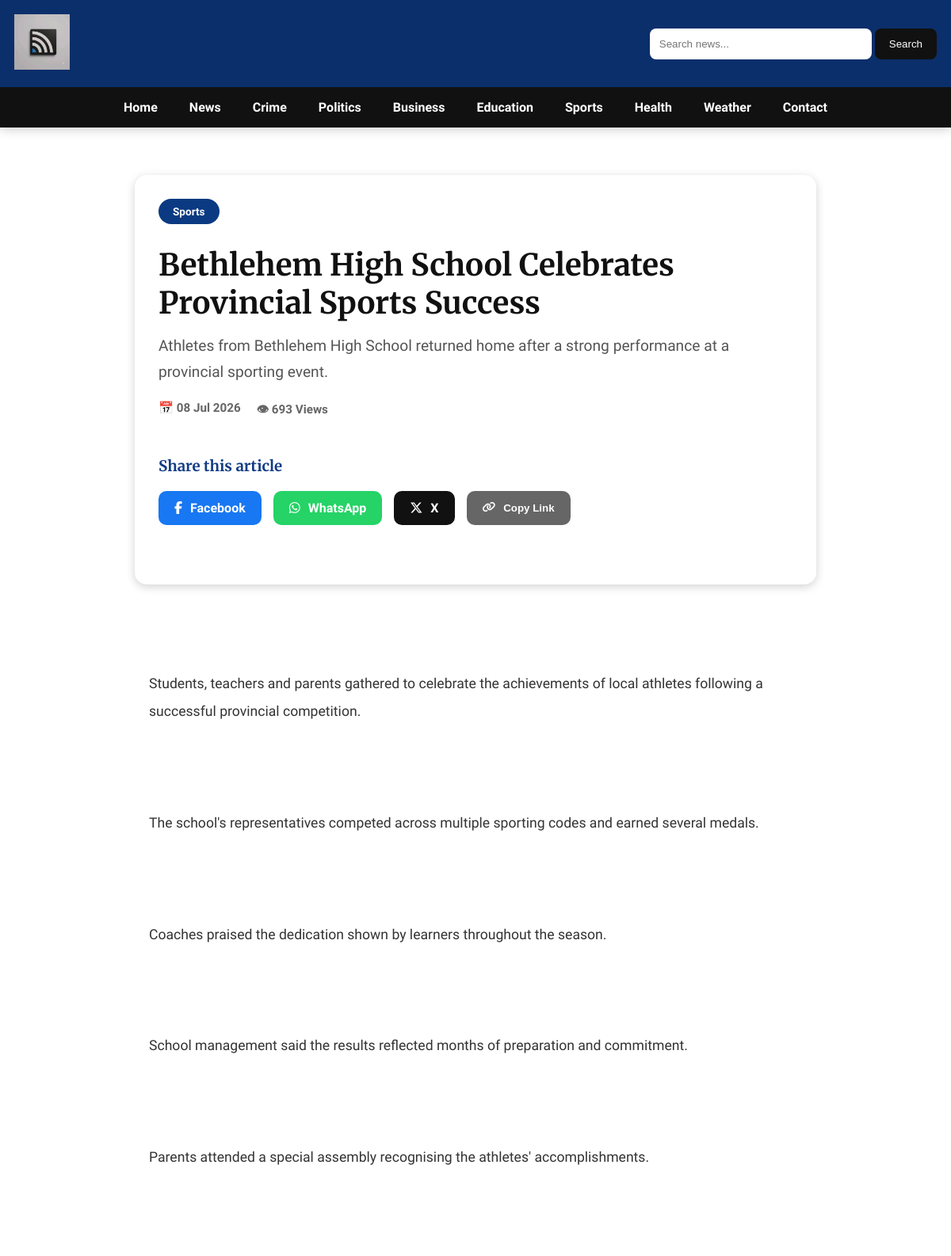
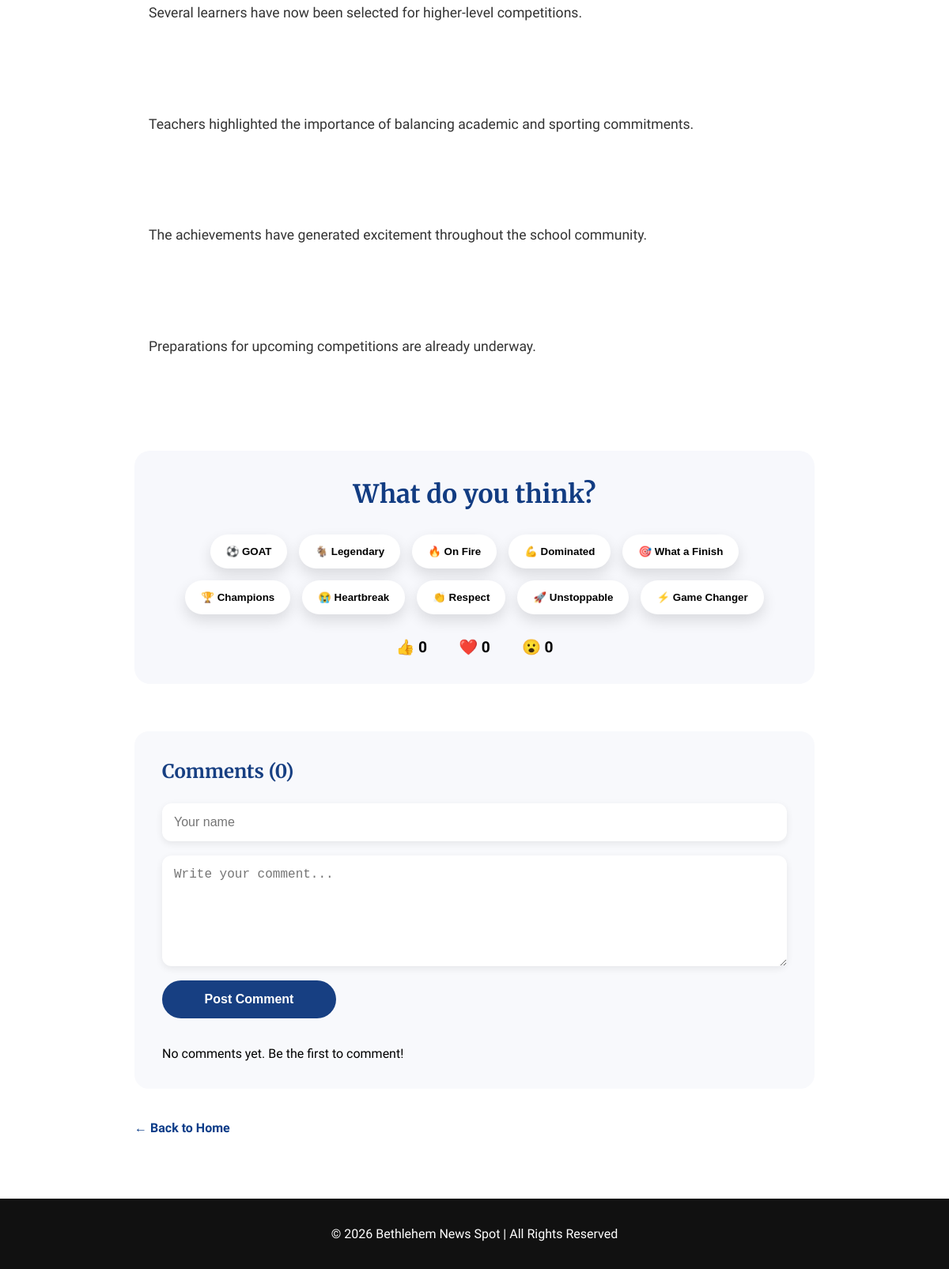
Page /article/5 on the committed database (2 pictures, top to bottom).
### models/article.py (models this page shows)
class Article(db.Model):
    __tablename__ = "articles"
    id = db.Column(db.Integer, primary_key=True)
    title = db.Column(db.String(200), nullable=False)
    summary = db.Column(db.String(500), nullable=False)
    content = db.Column(db.Text, nullable=False)
    category = db.Column(db.String(100), nullable=False)
    author = db.Column(db.String(100), nullable=False)
    image = db.Column(db.String(255))
    published = db.Column(
    db.Boolean,
    default=False
)
    breaking = db.Column(db.Boolean, default=False)
    featured = db.Column(db.Boolean, default=False)
    views = db.Column(db.Integer, default=0)
    likes = db.Column(db.Integer, default=0)
    loves = db.Column(db.Integer, default=0)
    wows = db.Column(db.Integer, default=0)
    created_at = db.Column(db.DateTime, default=datetime.utcnow)

### routes/articles.py (the view)
@articles_bp.route("/article/<int:article_id>")
def article(article_id):
    article = get_article_by_id(article_id)
    if article is None:
        abort(404)
    increase_views(article)
    related_articles = get_related_articles(article)
    comments = get_comments_for_article(article.id)
    reactions = get_reactions(article.category)
    return render_template(
        "article.html",
        article=article,
        related_articles=related_articles,
        comments=comments,
        reactions=reactions,
    )

### services/article_service.py (called while the page is built)
def get_article_by_id(article_id):
    return db.session.get(Article, article_id)

def increase_views(article):
    article.views += 1
    db.session.commit()

def get_related_articles(article, limit=3):
    return (
        Article.query
        .filter(
            Article.category == article.category,
            Article.id != article.id
        )
        .limit(limit)
        .all()
    )

### services/comment_service.py (called while the page is built)
def get_comments_for_article(article_id):
    return (
        Comment.query
        .filter_by(article_id=article_id)
        .order_by(Comment.created_at.desc())
        .all()
    )

### services/reaction_service.py (called while the page is built)
def get_reactions(category):
    return REACTIONS.get(
        category,
        REACTIONS["default"]
    )

### templates/article.html (shortened to what this page needs)
{% extends "base.html" %}
{% block content %}
<article class="article-page">
    <header class="article-header">
    <span class="news-category">
        {{ article.category }}
    </span>
    <h1 class="article-title">
        {{ article.title }}
    </h1>
    <p class="article-summary">
        {{ article.summary }}
    </p>
    <div class="article-info">
        {% if article.created_at %}
        <span>📅 {{ article.created_at.strftime('%d %b %Y') }}</span>
        {% endif %}
        <span>👁 {{ article.views }} Views</span>
    </div>
<div class="share-section">
    <h3>Share this article</h3>
    <div class="share-buttons">
        <a
            class="share-btn facebook"
            href="https://www.facebook.com/sharer/sharer.php?u={{ request.url }}"
            target="_blank">
            <i class="fab fa-facebook-f"></i>
            Facebook
        </a>
        <a
            class="share-btn whatsapp"
            href="https://wa.me/?text={{ article.title }} {{ request.url }}"
            target="_blank">
            <i class="fab fa-whatsapp"></i>
            WhatsApp
        </a>
        <a
            class="share-btn twitter"
            href="https://twitter.com/intent/tweet?text={{ article.title }}&url={{ request.url }}"
            target="_blank">
            <i class="fab fa-x-twitter"></i>
            X
        </a>
        <button
            class="share-btn copy-link"
            onclick="copyArticleLink()">
            <i class="fa-solid fa-link"></i>
            Copy Link
        </button>
    </div>
</div>
</header>
    <div class="article-content">
        {{ article.content|replace('\n','<br><br>')|safe }}
    </div>
<div class="reaction-section">
    <h2>What do you think?</h2>
    <div class="reaction-grid">
{% for reaction in reactions %}
<button class="meme-btn">
{{ reaction }}
</button>
{% endfor %}
</div>
    <div class="reaction-counts">
        <p>
            👍 <span id="like-count">{{ article.likes }}</span>
        </p>
        <p>
            ❤️ <span id="love-count">{{ article.loves }}</span>
        </p>
        <p>
            😮 <span id="wow-count">{{ article.wows }}</span>
        </p>
    </div>
</div>
<section class="comment-section">
    <h2>Comments ({{ comments|length }})</h2>
    <form
        method="POST"
        action="{{ url_for('articles.add_comment', article_id=article.id) }}">
        <input
            type="text"
            name="name"
            placeholder="Your name"
            required>
        <textarea
            name="content"
            rows="5"
            placeholder="Write your comment..."
            required></textarea>
        <button type="submit">
            Post Comment
        </button>
    </form>
    {% if comments %}
        {% for comment in comments %}
        <div class="comment">
            <strong>{{ comment.name }}</strong>
            <small>
                {{ comment.created_at.strftime('%d %b %Y %H:%M') }}
            </small>
            <p>
                {{ comment.content }}
            </p>
        </div>
        {% endfor %}
    {% else %}
        <p>No comments yet. Be the first to comment!</p>
    {% endif %}
</section>
    <div class="article-footer">
        <a class="back-home"
        href="{{ url_for('home.index') }}">
            ← Back to Home
        </a>
    </div>
</article>
{% endblock %}

### static/css/main.css (style rules this page uses)
* { margin:0; padding:0; box-sizing:border-box; }
body { font-family:'Source Sans 3',sans-serif; }
header { background:#0b2f6b; color:white; box-shadow:0 3px 12px rgba(0,0,0,.18); }
h1, h2, h3, h4, .section-title, .main-story h1, .side-card h3, .news-card h3 { font-family:'Merriweather',serif; font-weight:700; line-height:1.3; }
a { text-decoration:none; }

### static/css/homepage.css (style rules this page uses)
.article-content { padding:18px; }
.news-category { display:inline-block; background:#0B3C88; color:#fff; padding:5px 12px; border-radius:40px; font-size:.75rem; font-weight:bold; margin-bottom:12px; }

### static/css/article.css (style rules this page uses)
.article-page { max-width:900px; margin:40px auto; padding:20px; }
.article-title { font-family:'Merriweather',serif; font-size:2.4rem; line-height:1.25; color:#111; margin:15px 0; }
.article-summary { font-size:1.2rem; color:#555; margin-bottom:20px; line-height:1.7; }
.article-info { display:flex; gap:20px; flex-wrap:wrap; color:#666; font-size:.95rem; font-weight:600; }
.article-content { font-size:1.1rem; line-height:2; color:#333; }
.back-home { display:inline-block; margin-top:40px; color:#0B3C88; text-decoration:none; font-weight:bold; }
.article-header { background:white; padding:30px; border-radius:15px; margin-bottom:20px; }
.news-category { display:inline-block; background:#0b3a82; color:white; padding:8px 18px; border-radius:40px; font-weight:bold; font-size:.85rem; }
.share-section { margin:45px 0; }
.share-section h3 { margin-bottom:18px; color:#123c84; }
.share-buttons { display:flex; flex-wrap:wrap; gap:15px; }
.share-btn { display:inline-flex; align-items:center; gap:10px; padding:12px 20px; border:none; border-radius:10px; text-decoration:none; color:white; cursor:pointer; font-weight:bold; transition:.3s; }
.facebook { background:#1877F2; }
.whatsapp { background:#25D366; }
.twitter { background:#111; }
.copy-link { background:#666; }
.reaction-section { margin-top:60px; padding:35px; background:#f7f8fc; border-radius:20px; text-align:center; }
.reaction-section h2 { color:#123c82; font-size:2rem; margin-bottom:30px; }
.reaction-counts { margin-top:30px; display:flex; justify-content:center; gap:40px; flex-wrap:wrap; }
.reaction-counts p { font-size:1.2rem; font-weight:bold; }
.comment-section { margin-top:60px; padding:35px; background:#f8f9fc; border-radius:18px; }
.comment-section h2 { color:#173f82; margin-bottom:25px; }
.comment-section form { display:flex; flex-direction:column; gap:18px; margin-bottom:35px; }
.comment-section input { width:100%; padding:15px; border:none; border-radius:12px; font-size:16px; box-shadow:0 3px 10px rgba(0,0,0,.08); }
.comment-section textarea { width:100%; min-height:140px; padding:15px; resize:vertical; border:none; border-radius:12px; font-size:16px; box-shadow:0 3px 10px rgba(0,0,0,.08); }
.comment-section button { width:220px; padding:15px; background:#173f82; color:white; border:none; border-radius:50px; font-size:16px; font-weight:bold; cursor:pointer; transition:.3s; }
.reaction-grid { display:flex; flex-wrap:wrap; gap:15px; justify-content:center; }
.meme-btn { padding:14px 20px; border:none; border-radius:40px; background:white; font-weight:bold; cursor:pointer; box-shadow:0 8px 18px rgba(0,0,0,.12); transition:.25s; }

### rows in the picture
Article: category "Sports", title "Bethlehem High School Celebrates Provincial Sports Success", summary "Athletes from Bethlehem High School returned home after a strong performance at a provincial sporting event.", created_at "08 Jul 2026", views "693", content "Students, teachers and parents gathered to celebrate the achievements of local athletes following a successful provincial competition. The school's representatives competed across multiple sporting codes and earned several medals. Coaches praised the dedication shown by learners throughout the season. School management said the results reflected months of preparation and commitment. Parents attended a special assembly recognising the athletes' accomplishments. Several learners have now been selected for higher-level competitions. Teachers highlighted the importance of balancing academic and sporting commitments. The achievements have generated excitement throughout the school community.…", likes "0", loves "0", wows "0"

### other values in the picture
{{ reaction }} "⚽ GOAT" "🐐 Legendary" "🔥 On Fire" "💪 Dominated" "🎯 What a Finish" "🏆 Champions" "😭 Heartbreak" "👏 Respect" "🚀 Unstoppable" "⚡ Game Changer"
{{ comments|length }} "0"
